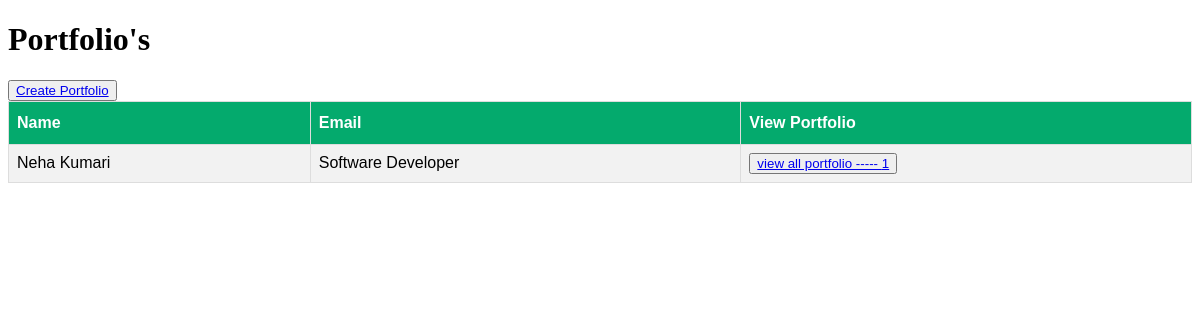
Screenshot of /all-portfolio with the database file from the repository.
### app.py (models this page shows)
class UserDetails(db.Model):
    id = db.Column(db.Integer, primary_key=True)
    name = db.Column(db.String(100), nullable=False)
    title = db.Column(db.String(100), nullable=False)
    profile_picture = db.Column(db.String(255), nullable=False)
    program_name_1 = db.Column(db.String(100), nullable=False)
    program_1_university = db.Column(db.String(100), nullable=False)
    program1_year = db.Column(db.String(50), nullable=False)
    program1_skills = db.Column(db.Text, nullable=False)
    program_name_2 = db.Column(db.String(100), nullable=False)
    program_2_university = db.Column(db.String(100), nullable=False)
    program2_year = db.Column(db.String(50), nullable=False)
    program2_skills = db.Column(db.Text, nullable=False)
    project1_name = db.Column(db.String(100), nullable=False)
    project1_description = db.Column(db.Text, nullable=False)
    project1_skills = db.Column(db.Text, nullable=False)
    project2_name = db.Column(db.String(100), nullable=False)
    project2_description = db.Column(db.Text, nullable=False)
    project2_skills = db.Column(db.Text, nullable=False)
    project3_name = db.Column(db.String(100), nullable=False)
    project3_description = db.Column(db.Text, nullable=False)
    project3_skills = db.Column(db.Text, nullable=False)
    email = db.Column(db.String(100), nullable=False)
    location = db.Column(db.String(100), nullable=False)
    phone = db.Column(db.String(20), nullable=False)
    about_me = db.Column(db.Text, nullable=False)

### app.py (the view)
@app.route('/all-portfolio', methods=['GET'])
def view_all_portfolio():
    data = UserDetails.query.all()
    return render_template("all-portfolio.html",data=data)

### templates/all-portfolio.html (shortened to what this page needs)
<!DOCTYPE html>
<html lang="en">
<head>
</head>
<body>
    <h1>Portfolio's</h1>
<button type="button", value="Create Portfolio"> <a href="/create-portfolio">Create Portfolio</a></button>
<table id="customers">
  <tr>
    <th>Name</th>
    <th>Email</th>
    <th>View Portfolio</th>
  </tr>
  {% for user in data %}
  <tr>
    <td>{{user.name}}</td>
    <td>{{user.title}}</td>
    <td><button> <a href="/view-portfolio/{{user.id}}">view all portfolio ----- {{user.id}}</a></button></td>
  </tr>
  {% endfor %}
</table>
</body>
</html>

### templates/all-portfolio.html (style rules this page uses)
#customers { font-family: Arial, Helvetica, sans-serif; border-collapse: collapse; width: 100%; }
#customers td, #customers th { border: 1px solid #ddd; padding: 8px; }
#customers tr:nth-child(even) { background-color: #f2f2f2; }
#customers th { padding-top: 12px; padding-bottom: 12px; text-align: left; background-color: #04AA6D; color: white; }

### rows the page displays
UserDetails: name "Neha Kumari", title "Software Developer", id "1"
